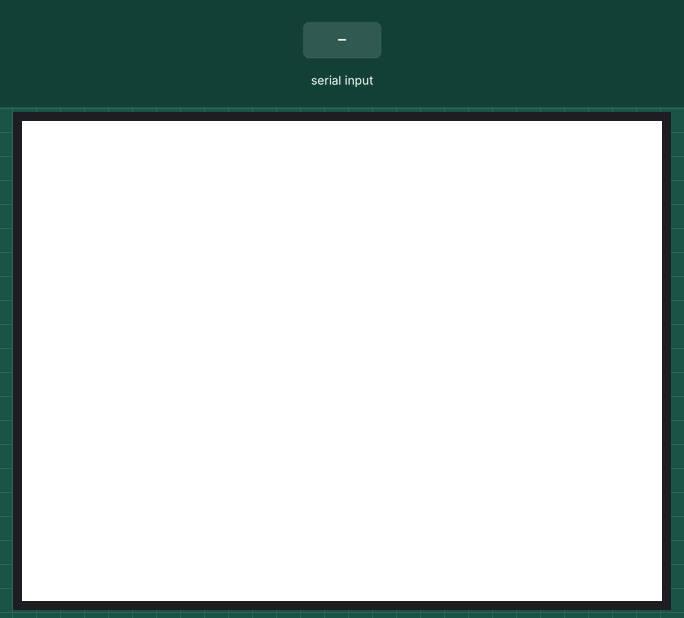
Recording of a sketch running on a simulated Arduino Uno, built with avr-gcc and run on an emulated ATmega328P. Parts: 320×240 colour display. Inputs (shaded band) come from the test bench. What the sketch prints to the serial monitor is not drawn.

Above: at 1.4 s.
1.5 s: "a" received over Serial
At 2.0 s:
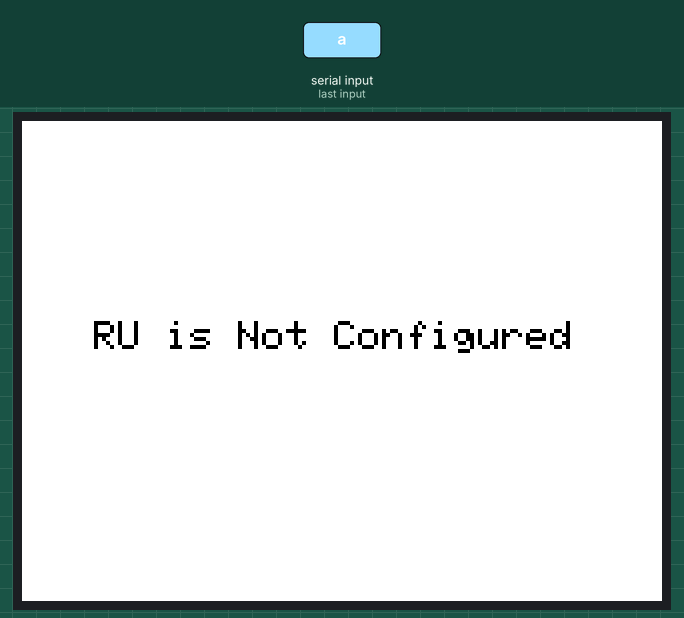
Timing chart, 0 to 4.5 s (numbered marks = the images above; inputs shaded):
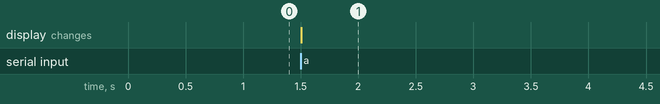

The sketch:

millis_ru_not.ino
```cpp
#include <SPFD5408_Adafruit_GFX.h>
#include <SPFD5408_Adafruit_TFTLCD.h>
#include <SPFD5408_TouchScreen.h>

#if defined(__SAM3X8E__)
    #undef __FlashStringHelper::F(string_literal)
    #define F(string_literal) string_literal
#endif

#define YP A3  // must be an analog pin, use "An" notation!
#define XM A2  // must be an analog pin, use "An" notation!
#define YM 9   // can be a digital pin
#define XP 8   // can be a digital pin

#define TS_MINX 125
#define TS_MINY 85
#define TS_MAXX 965
#define TS_MAXY 905

TouchScreen ts = TouchScreen(XP, YP, XM, YM, 300);

#define LCD_CS A3
#define LCD_CD A2
#define LCD_WR A1
#define LCD_RD A0
// optional
#define LCD_RESET A4

// Assign human-readable names to some common 16-bit color values:
#define Black           0x0000      /*   0,   0,   0 */
#define Navy            0x000F      /*   0,   0, 128 */
#define DarkGreen       0x03E0      /*   0, 128,   0 */
#define DarkCyan        0x03EF      /*   0, 128, 128 */
#define Maroon          0x7800      /* 128,   0,   0 */
#define Purple          0x780F      /* 128,   0, 128 */
#define Olive           0x7BE0      /* 128, 128,   0 */
#define LightGrey       0xC618      /* 192, 192, 192 */
#define DarkGrey        0x7BEF      /* 128, 128, 128 */
#define Blue            0x001F      /*   0,   0, 255 */
#define Green           0x07E0      /*   0, 255,   0 */
#define Cyan            0x07FF      /*   0, 255, 255 */
#define Red             0xF800      /* 255,   0,   0 */
#define Magenta         0xF81F      /* 255,   0, 255 */
#define Yellow          0xFFE0      /* 255, 255,   0 */
#define White           0xFFFF      /* 255, 255, 255 */
#define Orange          0xFD20      /* 255, 165,   0 */
#define GreenYellow     0xAFE5      /* 173, 255,  47 */
#define Pink            0xF81F

Adafruit_TFTLCD tft(LCD_CS, LCD_CD, LCD_WR, LCD_RD, LCD_RESET);

#define BOXSIZE 40
#define PENRADIUS 3

boolean flag = false;
boolean printLetter =true;
unsigned long previousMillis = 0;
int interval = 8000;

const char* text = "RU is Not Configured";

void setup(void) {
  Serial.begin(9600);
  tft.reset();
  tft.begin(0x9341); // SDFP5408
  tft.setRotation(1); // Need for the Mega, please changed for your choice or rotation initial
  tft.fillScreen(White);
  Serial.println(text);
}
void loop(){

  if(Serial.available() ){
    char c = Serial.read();
    if( c == 'a' ){
      flag = true;
    }
  }

  if(flag == true ){
      if( printLetter == true ) {
        //Serial.println( " RU is Not Configured ");
        tft.setCursor (0,100);
        tft.setTextSize (2);
        tft.setTextColor(Black);
        center( text , 2);
      }
      unsigned long currentMillis = millis();
      while(currentMillis - previousMillis >= interval) {
          previousMillis = currentMillis;
          printLetter = false;
          tft.fillScreen(White);
          text="";
          flag = false;
          }
   }
}


void center( const char* text, byte textSize )
{
// if textSize(1)--> max char 53
// if textSize(2)--> max char 26
// if textSize(3)--> max char 17
// if textSize(4)--> max char 13
// if textSize(5)--> max char 10
  tft.setTextSize(textSize);
  String words=text;
  char str[50];
  int len;

  strcpy(str, text);
  len = strlen(str);
  if( textSize == 1 ){
    int x=0;
    int space= 53;
    x= ( space / 2 ) - ( len / 2 );
    //Serial.println(x);
    for(int i=0; i<=x ;i++){
      tft.print(" ");
    }
    tft.println(str);
   }

    if( textSize == 2 ){
      int x=0;
      int space= 24;
      x= ( space / 2 ) - ( len / 2 );
      //Serial.println(x);
      for(int i=0; i<=x ;i++){
        tft.print(" ");
      }
      tft.println(str);
    }

    if( textSize == 3 ){
      int x=0;
      int space= 17;
      x= ( space / 2 ) - ( len / 2 );
      //Serial.println(x);
      for(int i=0; i<=x ;i++){
        tft.print(" ");
      }
      tft.println(str);
    }

    if( textSize == 4 ){
      int x=0;
      int space= 13;
      x= ( space / 2 ) - ( len / 2 );
      //Serial.println(x);
      for(int i=0; i<=x ;i++){
        tft.print(" ");
      }
      tft.println(str);
    }

    if( textSize == 5 ){
      int x=0;
      int space= 10;
      x= ( space / 2 ) - ( len / 2 );
      //Serial.println(x);
      for(int i=0; i<=x ;i++){
        tft.print(" ");
      }
      tft.println(str);
    }

    memset(str,0,50);
}
```

Measured:
- after the input at 1.5 s, the display: changes at once (image 1)
